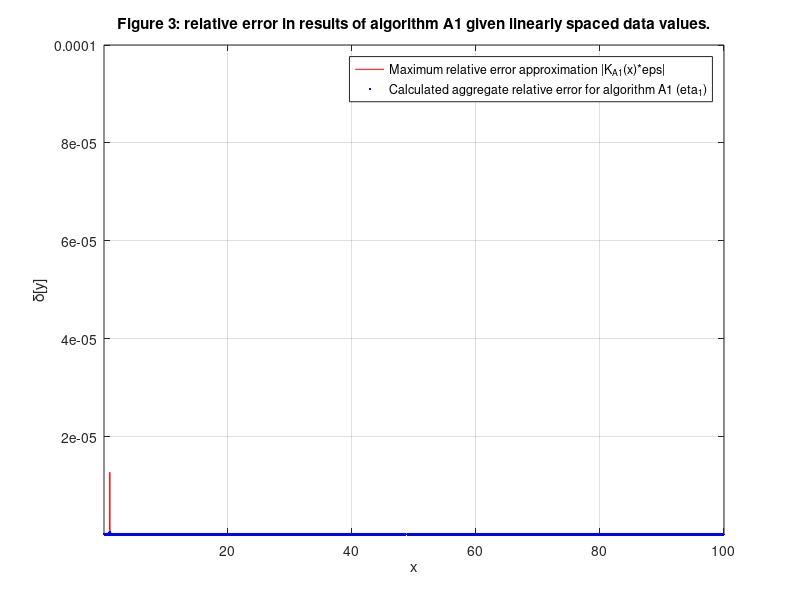

The MATLAB script that drew this image: (Note: this script raises an error after producing the figure.)
% TASK 4
% Start of script. clear any remaining variables from previous script runs.
clear

% Number of samples used for testing (number of elements of the data vector).
N =5000
% initializing vectors of data:
% x:  vector of linearly spaced data values.
% xl: vector of logarithmically spaced data values.
x = linspace(10^-2, 10^2, N);
xl = logspace(-2, 2, N);

% Defining function f(x) originally given in the assignement A description,
% as well as the coefficients describing the propogation of rounding errors
% in algorithm A1 (KA1) and in algorithm 2 (KA2). Both of these
% coefficients were calculated in Task 3.
f = @(x) (atan(x)./x.^2) - x.^3;
KA1 = @(x) 3*abs(1+x.^3./f(x))+abs(x.^3./f(x))+1;
KA2 = @(x) 3+abs(x.^3./f(x))+abs(atan(x)./(x.^2.*f(x)));

% Calculating the vector of non-error-corrupted values of the
% results of f(x) (here named y). It is here done for linearly
% spaced values of the data.
y = f(x);

% The same operation as the last step, but here done for the vector
% of logarithmically spaced data values xl.
yl = f(xl);

% The steps of the algorith A1 performed one by one. The conversion to the
% 'single' representation is here used to round the values and introduce
% the rounding error. The rounding is done after each step. After rounding
% we convert back to double representation to allow for further operations.
% Here the algorithm is applied to linearly spaced values of the data. The result is
% stored in y_err1.
v1_1 = double(single(   atan(x)  ));
v2_1 = double(single(     x.^2   ));
v3_1 = double(single( v1_1./v2_1 ));
v4_1 = double(single(    x.^3    ));
v5_1 = double(single( v3_1-v4_1  ));
y_err1 = v5_1;

% The steps of the algorith A2 performed one by one. Here the algorithm 
% is applied to linearly spaced values of the data. The result is
% stored in y_err2.
v1_2 = double(single(   atan(x)  ));
v2_2 = double(single(    x.^5    ));
v3_2 = double(single(  v1_2-v2_2 ));
v4_2 = double(single(    x.^2    ));
v5_2 = double(single( v3_2./v4_2 ));
y_err2 = v5_2;

% The steps of the algorith A1 performed one by one. Here the algorithm 
% is applied to logarithmically spaced values of the data. The result is
% stored in yl_err1.
vl1_1 = double(single(   atan(xl)   ));
vl2_1 = double(single(     xl.^2    ));
vl3_1 = double(single( vl1_1./vl2_1 ));
vl4_1 = double(single(    xl.^3     ));
vl5_1 = double(single( vl3_1-vl4_1  ));
yl_err1 = vl5_1;

% The steps of the algorith A2 performed one by one. Here the algorithm 
% is applied to logarithmically spaced values of the data. The result is
% stored in yl_err2.
vl1_2 = double(single(   atan(xl)   ));
vl2_2 = double(single(    xl.^5     ));
vl3_2 = double(single(  vl1_2-vl2_2 ));
vl4_2 = double(single(    xl.^2     ));
vl5_2 = double(single( vl3_2./vl4_2 ));
yl_err2 = vl5_2;

% Calulating the relative error in the result using the definition for
% relative error. dy1 is the error in y1_err1, dyl1 is the error in yl_err1,
% dy2 is the error in y_err2, dyl2 is the error in yl_err2. The
% reason for taking the absolute value of the error is because we are
% interested only in the error magnitude.
dy1 = abs((y_err1-y)./y);
dy2 = abs((y_err2-y)./y);
dyl1 = abs((yl_err1-yl)./yl);
dyl2 = abs((yl_err2-yl)./yl);

% Calculating twice the maximum relative error due to rounding.
epssin = eps("single")/2;

% Code for the generation of figure 3.
figure(3);
plot(x,KA1(x)*epssin,"r-")
hold on;grid on;
axis([0.01,100,-inf,1e-4])
plot(x,dy1,"b.");
xlabel('x');
ylabel('\delta[y]');
legend("Maximum relative error approximation |K_{A1}(x)*eps|","Calculated aggregate relative error for algorithm A1 (\eta_{1})")
title("Figure 3: relative error in results of algorithm A1 given linearly spaced data values.")
yscale log;hold off;

% Code for the generation of figure 4.
figure(4);
plot(x,KA2(x)*epssin,"r-")
hold on;grid on;
axis([0.01,100,-inf,1e-4])
plot(x,dy2,"b.");
xlabel('x');
ylabel('\delta[y]');
legend("Maximum relative error approximation |K_{A2}(x)*eps|","Calculated aggregate relative error for algorithm A2 (\eta_{2})")
title("Figure 4: relative error in results of algorithm A2 given linearly spaced data values.")
yscale log;hold off;

% Code for the generation of figure 5.
figure(5);
loglog(xl, dyl1, 'b.');
hold on;grid on;
loglog(xl,KA1(xl)*epssin,"r-")
xlabel('x');
ylabel('\delta[y]');
legend("Calculated aggregate relative error for algorithm A1 (\eta_{1})","Maximum relative error approximation |K_{A1}(x)*eps|")
title("Figure 5: relative error in results of algorithm A1 given logarithmically spaced data values.")
hold off;

% Code for the generation of figure 6.
figure(6);
loglog(xl, dyl2, 'b.');
hold on;grid on;
loglog(xl,KA2(xl)*epssin,"r-")
xlabel('x');
ylabel('\delta[y]');
legend("Calculated aggregate relative error for algorithm A2 (\eta_{2})","Maximum relative error approximation |K_{A2}(x)*eps|")
title("Figure 6: relative error in results of algorithm A2 given logarithmically spaced data values.")
hold off;